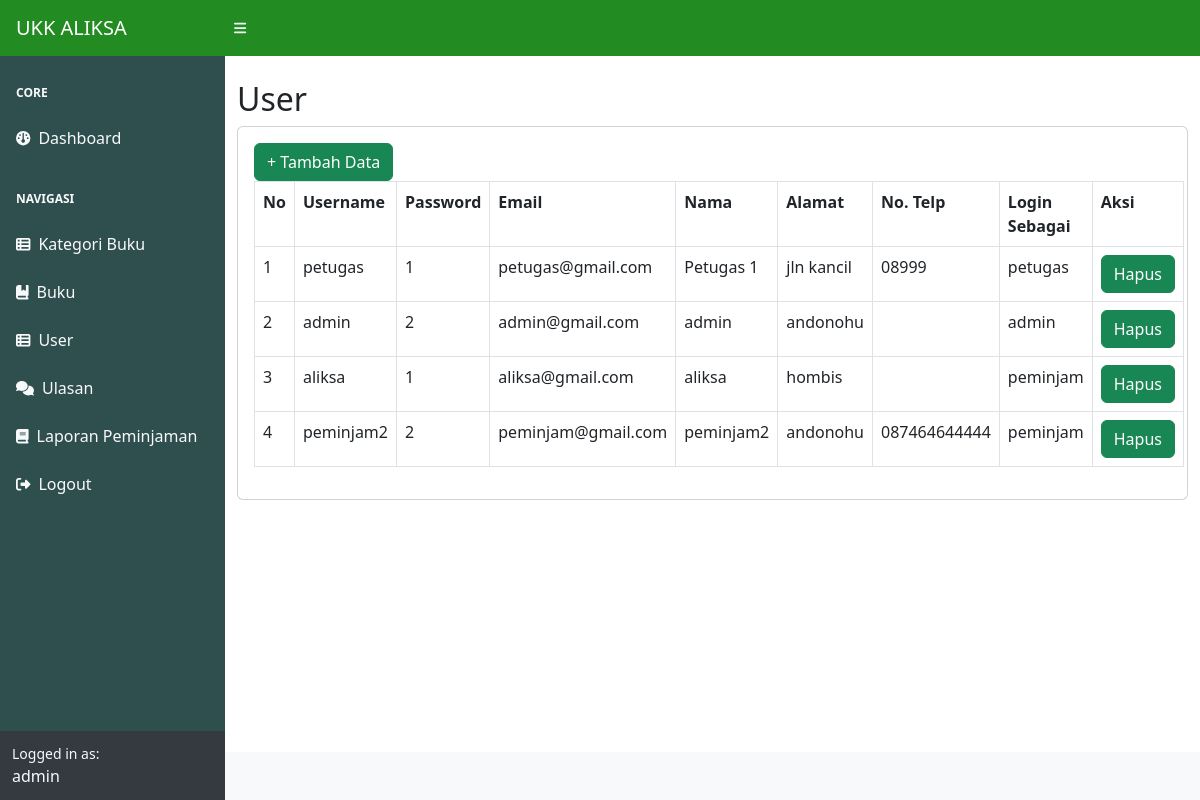
Page /index.php?page=user (signed in) on the committed database.
### tables this page shows
CREATE TABLE `user` (
  `id_user` int(11) NOT NULL,
  `username` varchar(225) DEFAULT NULL,
  `password` varchar(225) DEFAULT NULL,
  `email` varchar(225) DEFAULT NULL,
  `nama_lengkap` varchar(225) DEFAULT NULL,
  `alamat` text DEFAULT NULL,
  `no_telpon` varchar(225) DEFAULT NULL,
  `level` enum('admin','petugas','peminjam') DEFAULT NULL
);

### user.php (the view)
<?php if($_SESSION['user']['level'] == 'admin') : ?>
<h2 class="mt-4">User</h2>
<div class="card">
  <div class="card-body">
  <div class="row">
    <div class="col-md-12">
        <a href="?page=user_tambah" class="btn btn-success">+ Tambah Data</a>
        <table class="table table-bordered" id="dataTable" width="100%" cellspacing="0">
            <tr>
                <th>No</th>
                <th>Username</th>
                <th>Password</th>
                <th>Email</th>
                <th>Nama</th>
                <th>Alamat</th>
                <th>No. Telp</th>
                <th>Login Sebagai</th>
                <th>Aksi</th>
            </tr>
            <?php
                 $i = 1;
             $query = mysqli_query($koneksi, "SELECT * FROM user");
            while($data = mysqli_fetch_array($query)){
               ?>
                    <tr>
                        <td><?php echo $i++; ?></td>
                        <td><?php echo $data['username']; ?></td>
                        <td><?php echo $data['password']; ?></td>
                        <td><?php echo $data['email']; ?></td>
                        <td><?php echo $data['nama_lengkap']; ?></td>
                        <td><?php echo $data['alamat']; ?></td>
                        <td><?php echo $data['no_telpon']; ?></td>
                        <td><?php echo $data['level']; ?></td>
                        <td>
                            <a onclick="return confirm('Apakah anda yakin menghapus data ini?');" href="?page=user_hapus&&id=<?php echo $data['id_user']; ?>" class="btn btn-success">Hapus</a>
                        </td>
                    </tr>
                    <?php
                }
            ?>
        </table>
    </div>
  </div>
    </div>
</div>
<?php endif; ?>

### rows in the picture
user: username "petugas", password "1", email "petugas@gmail.com", nama_lengkap "Petugas 1", alamat "jln kancil", no_telpon "08999", level "petugas"
user: username "admin", password "2", email "admin@gmail.com", nama_lengkap "admin", alamat "andonohu", level "admin"
user: username "aliksa", password "1", email "aliksa@gmail.com", nama_lengkap "aliksa", alamat "hombis", level "peminjam"
user: username "peminjam2", password "2", email "peminjam@gmail.com", nama_lengkap "peminjam2", alamat "andonohu", no_telpon "087464644444", level "peminjam"

### other values in the picture
$_SESSION['user']['nama_lengkap'] "admin"
